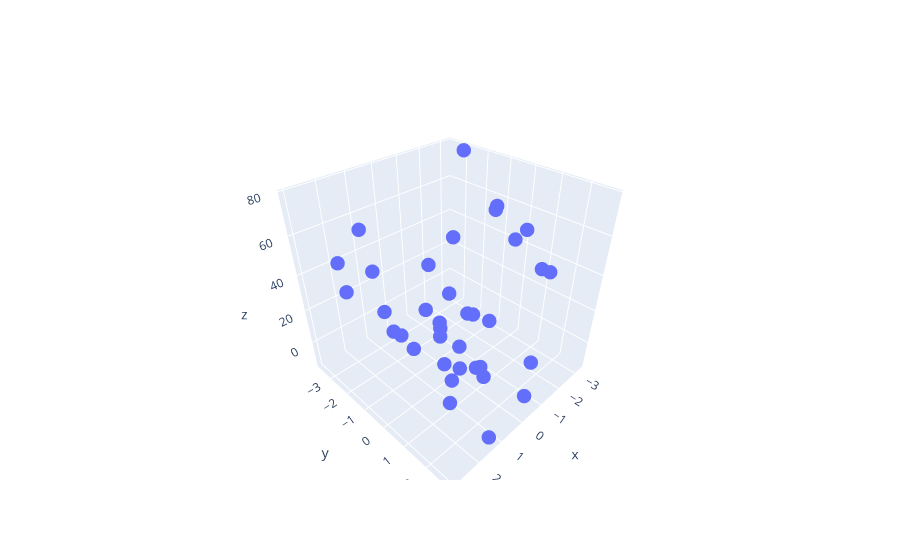

Notebook code cell kept with this figure:
### Code cell
# Defining a dataset to test the model (no input needed)
points = []
points_val = []
points_test = []
for i in range(-3,3):
    for j in range(-3,3):
        points.append([i+np.random.normal(0,.5),j+np.random.normal(0,.5)])
        points_val.append([i+np.random.normal(0,.5),j+np.random.normal(0,.5)])
        points_test.append([i+np.random.normal(0,.5),j+np.random.normal(0,.5)])
X = np.array(points)
def p_data(p):
    return 5*p[0]**2 - p[1]**3 + np.random.normal(0,2)
y = np.array([[p_data(p)] for p in X])
X_val = np.array(points_val)
y_val = np.array([[p_data(p)] for p in X_val])
X_test = np.array(points_test)
y_test = np.array([[p_data(p)] for p in X_test])
# plotting training set
plot_figure = go.Figure(data=[go.Scatter3d(x=X[:,0], y=X[:,1], z=[r[0] for r in y], mode='markers',marker=dict(size=5))])
plotly.offline.iplot(plot_figure)

### Figure 1 — Plotly figure (JSON) as saved in the notebook; plotly's stock layout.template omitted (floating-point values rounded to 4 significant figures)
{"data": [{"marker": {"size": 5}, "mode": "markers", "type": "scatter3d", "x": [-3.245, -2.156, -3.278, -3.236, -3.097, -2.803, -1.369, -1.268, -2.968, -1.345, -2.8, -0.7578, -1.205, -0.2878, -0.1883, -1.289, -0.05523, -1.414, 1.025, -0.447, -0.432, -0.3119, 0.03214, 0.002421, 0.8985, 1.358, 1.695, 0.8407, 0.7737, 1.379, 2.336, 2.97, 1.468, 1.572, 1.344, 2.642], "y": [-2.941, -2.347, -1.309, -1.326, 0.1873, 1.472, -1.746, -0.7082, -0.161, 0.2544, 1.149, 2.423, -2.664, -1.833, -0.9883, -0.4583, 1.063, 2.089, -2.94, -1.285, -1.239, -0.1538, 0.9551, 1.275, -3.65, -1.984, -1.091, 0.3076, 0.9367, 2.765, -2.734, -1.323, -1.017, -0.2842, 1.165, 2.418], "z": [77.8, 37.71, 54.92, 52.92, 50.36, 36.61, 11.71, 7.333, 43.92, 9.652, 36.26, -13.62, 24.87, 8.748, -1.039, 8.465, -0.7995, -1.546, 33.79, 3.409, 0.1314, -1.506, -1.465, -4.561, 51.8, 19.5, 17.96, 2.645, 5.514, -10.77, 48.26, 47.65, 14.25, 13.69, 6.415, 22.0]}], "layout": {}}
